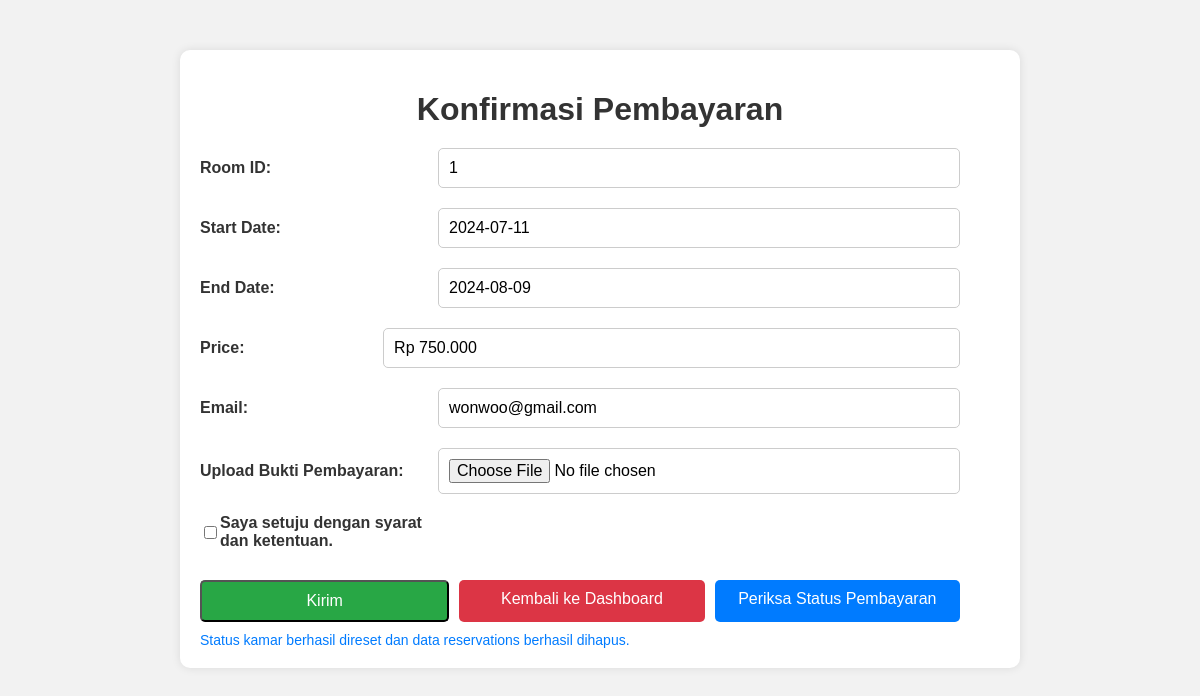
The app's page /pembayaran.php (signed in) with its own data.
### tables this page shows
CREATE TABLE IF NOT EXISTS `reservations` (
  `id` int(11) NOT NULL,
  `room_id` int(11) DEFAULT NULL,
  `start_date` date DEFAULT NULL,
  `end_date` date DEFAULT NULL,
  `price` decimal(10,2) DEFAULT NULL,
  `created_at` timestamp NOT NULL DEFAULT CURRENT_TIMESTAMP,
  `email` varchar(35) NOT NULL,
  `available` tinyint(1) DEFAULT '1',
  `status` enum('reserved','available') NOT NULL DEFAULT 'reserved'
);

### pembayaran.php (the view, shortened to what this page needs)
<?php
include 'dbconnect.php';
$useremail = $_SESSION['useremail'];
$reservation_query = "SELECT id, room_id, start_date, end_date, price, email, created_at FROM reservations WHERE email = ?";
$stmt = $DBConnect->prepare($reservation_query);
$stmt->bind_param("s", $useremail);
$stmt->execute();
$reservation_result = $stmt->get_result();
$reservation = $reservation_result->fetch_assoc();
$updateQuery = "
  UPDATE rooms r
  JOIN reservations res ON r.room_id = res.room_id
  LEFT JOIN payments p ON res.email = p.customer_email
  SET r.status = 'available'
  WHERE p.payment_proof IS NULL
    AND TIMESTAMPDIFF(HOUR, res.created_at, NOW()) >= 24
";
$deleteQuery = "
  DELETE res FROM reservations res
  LEFT JOIN payments p ON res.email = p.customer_email
  WHERE p.payment_proof IS NULL
    AND TIMESTAMPDIFF(HOUR, res.created_at, NOW()) >= 24
";
$updateResult = mysqli_query($DBConnect, $updateQuery);
$deleteResult = mysqli_query($DBConnect, $deleteQuery);
if ($updateResult && $deleteResult) {
    $info_message = "Status kamar berhasil direset dan data reservations berhasil dihapus.";
} else {
    $info_message = "Error: " . mysqli_error($DBConnect);
}
$formatted_price = 'Rp ' . number_format($reservation['price'], 0, ',', '.');
?>
<!DOCTYPE html>
<html lang="en">
<head>
</head>
<body>
<div class="container">
        <h1>Konfirmasi Pembayaran</h1>
        <form id="payment-form" action="" method="POST" enctype="multipart/form-data">
            <div class="form-group">
                <label for="room_id">Room ID:</label>
                <input type="text" id="room_id" name="room_id" value="<?php echo $reservation['room_id']; ?>" readonly>
            </div>
            <div class="form-group">
                <label for="start_date">Start Date:</label>
                <input type="text" id="start_date" name="start_date" value="<?php echo $reservation['start_date']; ?>" readonly>
            </div>
            <div class="form-group">
                <label for="end_date">End Date:</label>
                <input type="text" id="end_date" name="end_date" value="<?php echo $reservation['end_date']; ?>" readonly>
            </div>
            <div class="form-group">
                <label for="price">Price:</label>
                <div class="price-container">
                    <input type="text" id="price" name="price" value="<?php echo $formatted_price; ?>" readonly>
                </div>
            </div>
            <div class="form-group">
                <label for="email">Email:</label>
                <input type="text" id="email" name="email" value="<?php echo $reservation['email']; ?>" readonly>
            </div>
            <div class="form-group">
                <label for="payment_proof">Upload Bukti Pembayaran:</label>
                <input type="file" id="payment_proof" name="payment_proof">
            </div>
            <div class="form-group">
                <input type="checkbox" id="terms" name="terms">
                <label for="terms">Saya setuju dengan syarat dan ketentuan.</label>
            </div>
            <div class="btn-container">
                <button type="submit" class="btn btn-submit">Kirim</button>
                <a href="booking.html" class="btn btn-back">Kembali ke Dashboard</a>
                <a href="status.php" class="btn btn-check">Periksa Status Pembayaran</a>
            </div>
            <?php if (isset($info_message)) : ?>
                <div class="info-message"><?php echo $info_message; ?></div>
            <?php endif; ?>
        </form>
    </div>
</body>
</html>

### pembayaran.php (style rules this page uses)
body { font-family: Arial, sans-serif; background-color: #f2f2f2; margin: 0; padding: 0; }
.container { width: 80%; max-width: 800px; margin: 50px auto; padding: 20px; background-color: #fff; border-radius: 10px; box-shadow: 0 0 10px rgba(0, 0, 0, 0.1); }
h1 { text-align: center; color: #333; margin-bottom: 20px; }
form { width: 95%; }
.form-group { margin-bottom: 20px; display: flex; align-items: center; }
.form-group label { width: 30%; margin-right: 10px; color: #333; font-weight: bold; }
.form-group input[type="text"], .form-group input[type="file"] { flex: 1; padding: 10px; border: 1px solid #ccc; border-radius: 5px; font-size: 16px; }
.form-group .price-container { display: flex; align-items: center; width: 100%; }
.btn-container { display: flex; justify-content: space-between; flex-wrap: wrap; gap: 10px; }
.btn { flex: 1; padding: 10px; margin-top: 10px; text-align: center; color: #fff; border-radius: 5px; cursor: pointer; text-decoration: none; font-size: 16px; }
.btn-submit { background-color: #28a745; }
.btn-check { background-color: #007bff; }
.btn-back { background-color: #dc3545; }
.info-message { color: #007bff; font-size: 14px; margin-top: 10px; }

### records on screen
reservations: room_id "1", start_date "2024-07-11", end_date "2024-08-09", price "Rp 750.000", email "wonwoo@gmail.com"

### other values on screen
$info_message "Status kamar berhasil direset dan data reservations berhasil dihapus."
